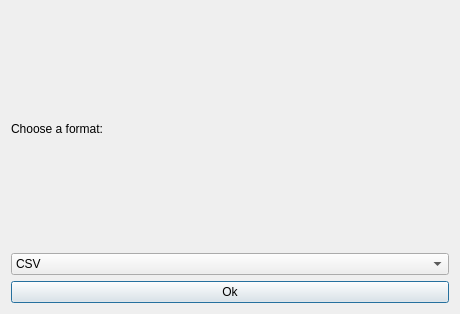
<?xml version="1.0" encoding="UTF-8"?>
<ui version="4.0">
 <class>FormatDialog</class>
 <widget class="QDialog" name="FormatDialog">
  <property name="geometry">
   <rect>
    <x>0</x>
    <y>0</y>
    <width>460</width>
    <height>314</height>
   </rect>
  </property>
  <property name="windowTitle">
   <string>FormatDialog</string>
  </property>
  <layout class="QVBoxLayout" name="verticalLayout">
   <item>
    <widget class="QLabel" name="label">
     <property name="text">
      <string>Choose a format:</string>
     </property>
    </widget>
   </item>
   <item>
    <widget class="QComboBox" name="formatCombo">
     <item>
      <property name="text">
       <string>CSV</string>
      </property>
     </item>
     <item>
      <property name="text">
       <string>HTML</string>
      </property>
     </item>
    </widget>
   </item>
   <item>
    <widget class="QPushButton" name="okButton2">
     <property name="text">
      <string>Ok</string>
     </property>
    </widget>
   </item>
  </layout>
 </widget>
 <resources/>
 <connections/>
</ui>
